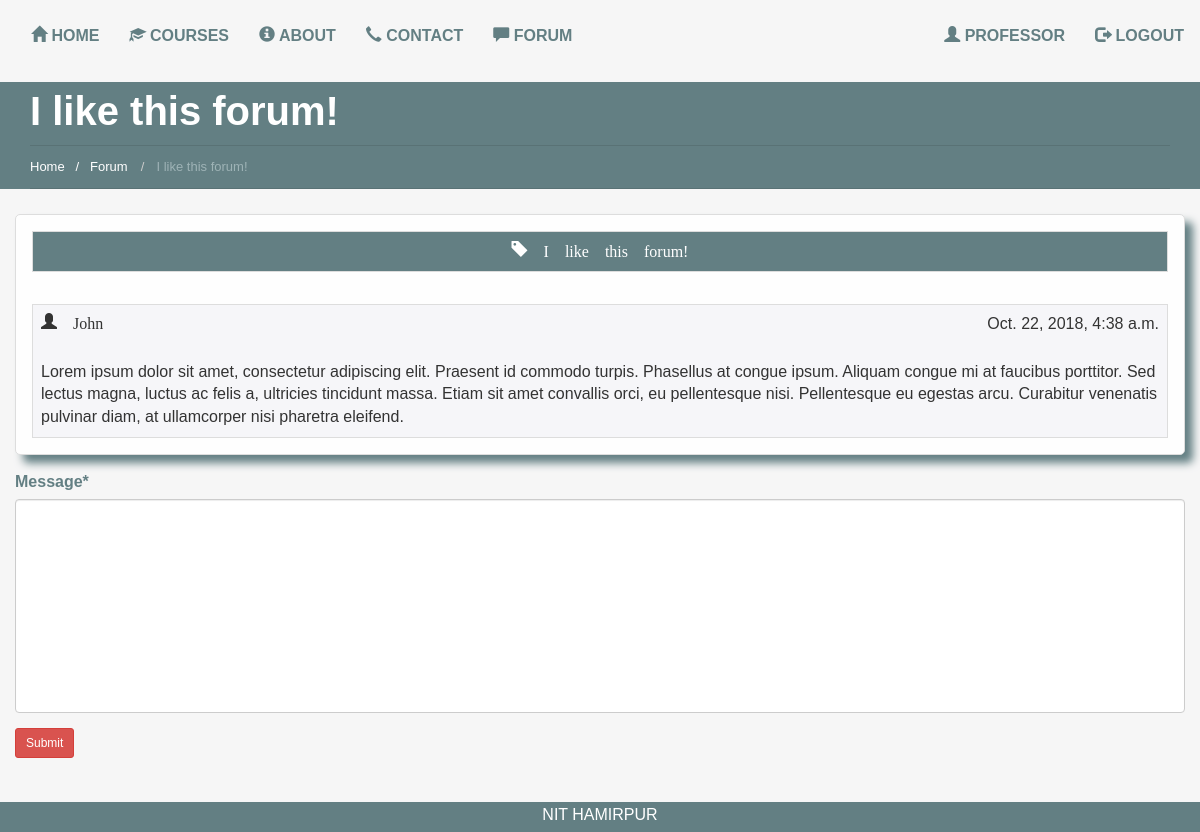
Page /forum/i-like-this-forum/ (signed in) on the committed database.
### users/models.py (models this page shows)
class UserProfile(AbstractUser):
    is_professor = models.BooleanField(default=False)
    is_site_admin = models.BooleanField(default=False)

### forum/models.py (models this page shows)
class Topic(models.Model):
    subject = models.CharField(max_length=20)
    topic_message = models.TextField(max_length=1000)
    author = models.CharField(max_length=30)
    comment_count = models.IntegerField(default=1)
    stamp_created = models.DateTimeField(auto_now_add=True)
    stamp_updated = models.DateTimeField(auto_now_add=True)
    slug = models.SlugField(unique=True)

### forum/views.py (the view, shortened to what this page needs)
# urls.py: url(r'^(?P<slug>[\w-]+)/$', forum_views.topic, name='topic'),
@login_required()
def topic(request, slug=None):
    add_new_comment = AddNewComment(request.POST or None)
    topic_id = Topic.objects.get(slug=slug)
    comment_list = Comment.objects.filter(comment_fk=topic_id)
    path = request.path.split('/')[1]
    redirect_path = path
    path = path.title()
    context = {
        "title": Topic.objects.get(slug=slug).subject,
        "add_new_comment_form": add_new_comment,
        "path": path,
        "comment_list": comment_list,
        "first_comment": Topic.objects.get(slug=slug).topic_message,
        "first_comment_timestamp": Topic.objects.get(slug=slug).stamp_created,
        "first_comment_author": Topic.objects.get(slug=slug).author,
        "redirect_path": redirect_path,
    }
    return render(request, "forum/topic.html", context)

### forum/forms.py
class AddNewComment(forms.ModelForm):
    class Meta:
        model = Comment
        fields = ['message']

### templates/forum/topic.html (shortened to what this page needs)
{% extends 'base.html' %}
{% load crispy_forms_tags %}
{% load staticfiles %}
{% block content %}
  <link href="{% static "css/forum.css" %}" rel="stylesheet"/>
  {% include 'breadcrumb.html' %}
  <div class="container">
    <div class="row">
      <table class=" topic-table table table-bordered">
        <tr>
          <td class="topic-title">
            <span class="glyphicon glyphicon-tag"> {{ title }}</span>
          </td>
        </tr>
        <tr>
        <tr class="table-row-generic">
          <td>
            <span class="span-left glyphicon glyphicon-user"> {{ first_comment_author }}</span>
            <span class="span-right"> {{ first_comment_timestamp }}</span>
            <p class="comment-paragraph">
              {{ first_comment|safe }}
            </p>
          </td>
        </tr>
        </tr>
      </table>
    <div class="col-md-12 comment-text-input">
      <form method='POST' action="" role="form">
        {{ add_new_comment_form | crispy }}
        <button class="btn btn-danger btn-sm submit-btn">Submit</button>
      </form>
    </div>
    </div>
  </div>
{% endblock %}

### templates/navbar.html (shortened to what this page needs)
<nav class="navbar" role="navigation">
  <div class="container-fluid">
    <div class="collapse navbar-collapse" id="mainNavBar">
      <ul class="nav navbar-nav">
        <li class="active"><a href="/"><span class="glyphicon glyphicon-home"></span> Home</a></li>
        {% if request.user.is_authenticated %}
          <li><a href="{% url 'courses' %}"><span class="glyphicon glyphicon-education"></span> Courses</a></li>
        {% else %}
          <li><a href="/"><span class="glyphicon glyphicon-education"></span> Courses</a></li>
        {% endif %}
        <li><a href="{% url 'about' %}"><span class="glyphicon glyphicon-info-sign"></span> About</a></li>
        <li><a href="{% url 'contact' %}"><span class="glyphicon glyphicon-earphone"></span> Contact</a></li>
        {% if request.user.is_authenticated %}
          <li><a href="{% url 'forum' %}"><span class="glyphicon glyphicon glyphicon-comment"></span> Forum</a></li>
        {% endif %}
      </ul>
      <ul class="nav navbar-nav navbar-right">
        {% if request.user.is_authenticated %}
          <li><a href="{% url 'profile' %}"><span class="glyphicon glyphicon-user"></span> {{ user.get_username }}</a>
          </li>
          <li><a href="/accounts/logout"><span class="glyphicon glyphicon-log-out"></span> Logout</a></li>
        {% else %}
          <li><a href="/accounts/register"><span class="glyphicon glyphicon-plus"></span> Sign Up</a></li>
          <li><a href="/accounts/login"><span class="glyphicon glyphicon-user"></span> Log In</a></li>
        {% endif %}
      </ul>
    </div>
  </div>
</nav>

### templates/breadcrumb.html (shortened to what this page needs)
{% load staticfiles %}
<link href="{% static "css/breadcrumb.css" %}" rel="stylesheet"/>
<div class="bread-h">
  <div class="container">
    <section class="title-section">
      <h1 class="title-header">{{ title }} </h1>
      <ul class="breadcrumb breadcrumb__t">
        <li>
          <a href="/">Home&nbsp</a>
          {% if  path  != None %}
            {% url 'forum' as forum_url %}
            {% if request.get_full_path != forum_url %}
              <span class="spacing-path">&nbsp/&nbsp&nbsp</span><a href="/{{ redirect_path }}">&nbsp{{ path }}&nbsp</a>
            {% endif %}
          {% endif %}
        </li>
        <li class="active">&nbsp{{ title }}</li>
      </ul>
    </section>
  </div>
</div>

### users/static_in_users/static_files/css/base.css (style rules this page uses)
html, body { font-family: 'Source Sans Pro', sans-serif; font-size: 100%; background-color: #F6F6F6; height: 100%; }
ul, ol { margin: 0; }
p { margin: 0; }

### users/static_in_users/static_files/css/home.css (style rules this page uses)
h4, h5, h6, h1, h2, h3 { margin-top: 0; }
ul, ol { margin: 0; }
p { margin: 0; }
html, body { font-family: 'Source Sans Pro', sans-serif; font-size: 100%; background-color: #F6F6F6; }
a { outline: none !important; }
@media (max-width: 1200px) { #mainNavBar { padding-left: 0; padding-right: 0; } }
#mainNavBar { margin-top: 10px; }
#mainNavBar li a { display: block; font-size: 1em; color: #637f83; -webkit-transition: all 0.3s ease; -moz-transition: all 0.3s ease; -o-transition: all 0.3s ease; transition: all 0.3s ease; text-transform: uppercase; font-weight: bold; }

### users/static_in_users/static_files/css/forum.css (style rules this page uses)
#id_message { resize: none; }
.topic-table { border-collapse: separate; border-spacing: 1em; margin-bottom: 1em; background-color: #FEFEFE; -moz-border-radius: 5px; border-radius: 5px; -moz-box-shadow: 8px 8px 8px #637F83; -webkit-box-shadow: 8px 8px 8px #637F83; box-shadow: 8px 8px 8px #637F83; }
.topic-table td { background-color: #F6F6F9; }
.topic-title { text-align: center; background-color: #637F83 !important; color: white; }
.table-row-generic { margin-top: 10px; }
.span-left { float: left; }
.span-right { float: right; }
.comment-paragraph { padding-top: 25px; white-space: pre-line; }
label { color: #637F83; }
.comment-text-input { padding-left: 0; padding-right: 0; }

### users/static_in_users/static_files/css/breadcrumb.css (style rules this page uses)
.bread-h { background: #637f83; margin-bottom: 25px; }
.spacing-path { color: white; }
.title-section { background: #637f83; position: relative; border-bottom: 1px solid #597275; }
.title-section h1 { margin: 0 0 5px 0; line-height: 58px; font-size: 40px; font-weight: bold; color: #fff; }
.title-section ul { background: none; position: relative; margin: 0; padding: 9px 0 10px 0; border-top: 1px solid #597275; -webkit-border-radius: 0; -moz-border-radius: 0; border-radius: 0; }
.title-section ul li { line-height: 18px; font-size: 13px; color: #5f6775; }
.title-section ul li a { color: #fff; }
.breadcrumb > .active { color: #9eb3b6; }

### rows in the picture
UserProfile: get_username "PROFESSOR"
Topic: subject "I like this forum!", author "John", stamp_created "Oct. 22, 2018, 4:38 a.m.", topic_message "Lorem ipsum dolor sit amet, consectetur adipiscing elit. Praesent id commodo turpis. Phasellus at congue ipsum. Aliquam congue mi at faucibus porttitor. Sed lectus magna, luctus ac felis a, ultricies tincidunt massa. Etiam sit amet convallis orci, eu pellentesque nisi. Pellentesque eu egestas arcu. Curabitur venenatis pulvinar diam, at ullamcorper nisi pharetra eleifend."

### other values in the picture
{{ path }} "Forum"
